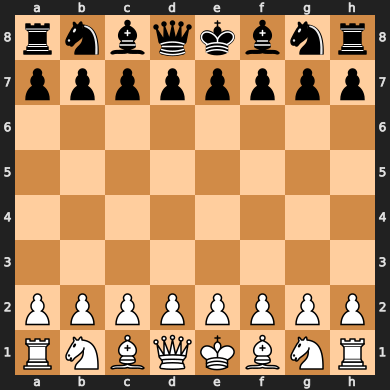
#> input picture board.png, 390 x 390 px, given in place of the camera
$ python WebCamStream.py
#> lines starting #> are read from the running program, lines starting #| are printed output that depends on the picture; after the words box and inside, x2 and y2 are one past the last pixel; in counts of white or black regions, pixels touching at a corner belong together
#> further down, frame is the input picture: shape (390, 390, 3); mean B, G, R 100.9, 143.2, 186.5
### utils.py
import cv2
import numpy as np

def preProcess(img):
    imgGray = cv2.cvtColor(img, cv2.COLOR_BGR2GRAY)  # CONVERT IMAGE TO GRAY SCALE
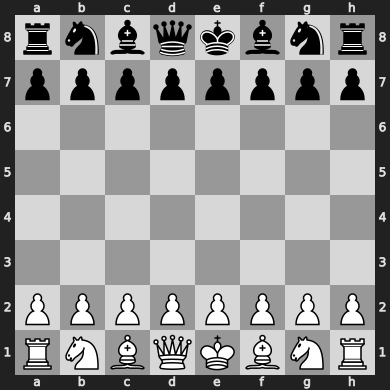
#> imgGray: shape (390, 390); min 0, max 255, mean 151.2
    imgBlur = cv2.GaussianBlur(imgGray, (5, 5), 1)  # ADD GAUSSIAN BLUR
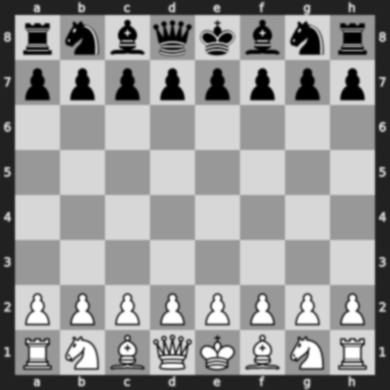
#> imgBlur: shape (390, 390); min 0, max 255, mean 151.2
    #imgThreshold = cv2.adaptiveThreshold(imgBlur, 255, 1, 1, 11, 2)  # APPLY ADAPTIVE THRESHOLD
    ret, imgThreshold = cv2.threshold(imgBlur,127,255,cv2.THRESH_BINARY)
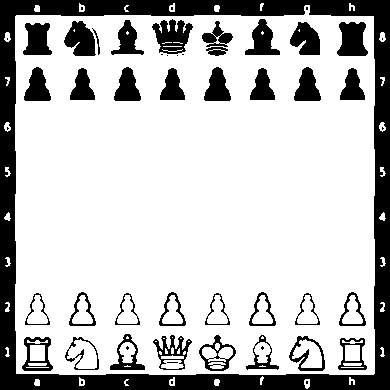
#> imgThreshold: shape (390, 390); 76% white; 52 black regions (17 under 20 px)
    return imgThreshold


#def findChessboard(imgThreshhold):

### WebCamStream.py
import cv2
import numpy as np
from utils import preProcess

import requests

'''
INFO SECTION
- if you want to monitor raw parameters of ESP32CAM, open the browser and go to http://192.168.x.x/status
- command can be sent through an HTTP get composed in the following way http://192.168.x.x/control?var=VARIABLE_NAME&val=VALUE (check varname and value in status)
'''

# ESP32 URL
URL = "http://192.168.137.123"
AWB = True

# Face recognition and opencv setup

#ONLY UNCOMMENT THIS IF USING THE ESP32
#cap = cv2.VideoCapture(URL + ":81/stream")
cap = cv2.VideoCapture(0)

def set_resolution(url: str, index: int=1, verbose: bool=False):
    try:
        if verbose:
            resolutions = "10: UXGA(1600x1200)\n9: SXGA(1280x1024)\n8: XGA(1024x768)\n7: SVGA(800x600)\n6: VGA(640x480)\n5: CIF(400x296)\n4: QVGA(320x240)\n3: HQVGA(240x176)\n0: QQVGA(160x120)"
            print("available resolutions\n{}".format(resolutions))

        if index in [10, 9, 8, 7, 6, 5, 4, 3, 0]:
            requests.get(url + "/control?var=framesize&val={}".format(index))
        else:
            print("Wrong index")
    except:
        print("SET_RESOLUTION: something went wrong")

def set_quality(url: str, value: int=1, verbose: bool=False):
    try:
        if value >= 10 and value <=63:
            requests.get(url + "/control?var=quality&val={}".format(value))
    except:
        print("SET_QUALITY: something went wrong")

def set_awb(url: str, awb: int=1):
    try:
        awb = not awb
        requests.get(url + "/control?var=awb&val={}".format(1 if awb else 0))
    except:
        print("SET_QUALITY: something went wrong")
    return awb

if __name__ == '__main__':
    # SHOULD ONLY BE UNCOMMENTED IF USING ESP32
    #set_resolution(URL, index=8)
    while True:
        if cap.isOpened():
            ret, frame = cap.read()

            imgThreshold = preProcess(frame)

            imgContours = imgThreshold.copy() # COPY IMAGE FOR DISPLAY PURPOSES
            imgBigContour = imgThreshold.copy() # COPY IMAGE FOR DISPLAY PURPOSES
            contours, hierarchy = cv2.findContours(imgThreshold, cv2.RETR_EXTERNAL, cv2.CHAIN_APPROX_SIMPLE) # FIND ALL CONTOURS
#> contours = 32 contours, 16 with area under 20; largest, box (x1, y1, x2, y2) and area: (15, 5, 375, 375) 128237, (304, 379, 310, 389) 38, (379, 32, 386, 42) 38, (4, 32, 11, 42) 38, (379, 122, 386, 132) 37
            cv2.drawContours(imgContours, contours, -1, (0, 255, 0), 3) # DRAW ALL DETECTED CONTOURS
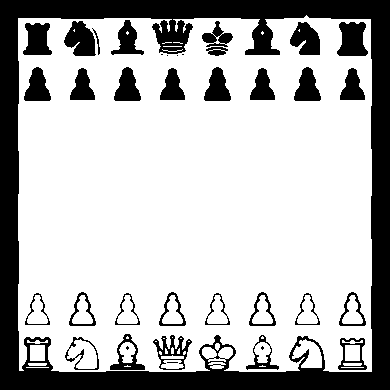
#> imgContours: shape (390, 390); 72.4% white; 37 black regions (7 under 20 px), largest, box (x1, y1, x2, y2) and area: (0, 0, 390, 390) 30199, (337, 22, 368, 56) 810, (64, 21, 96, 56) 770


            ret, corners = cv2.findChessboardCorners(imgThreshold, (4,4),None)
#> ret = False; corners = None

            cv2.drawChessboardCorners(imgThreshold, (4,4),corners,ret)
            cv2.imshow("secondframe", imgThreshold)


            cv2.imshow("frame", frame)
            cv2.imshow("contours", imgContours)
            #cv2.imshow("secondframe", frame)

            key = cv2.waitKey(1)
#> (key q is pressed here)

            if key == ord('r'):
                idx = int(input("Select resolution index: "))
                set_resolution(URL, index=idx, verbose=True)

            elif key == ord('q'):
                val = int(input("Set quality (10 - 63): "))
#> the answer given: 3
                set_quality(URL, value=val)

            elif key == ord('a'):
                AWB = set_awb(URL, AWB)

            elif key == 27:
                break

    cv2.destroyAllWindows()
    cap.release()
